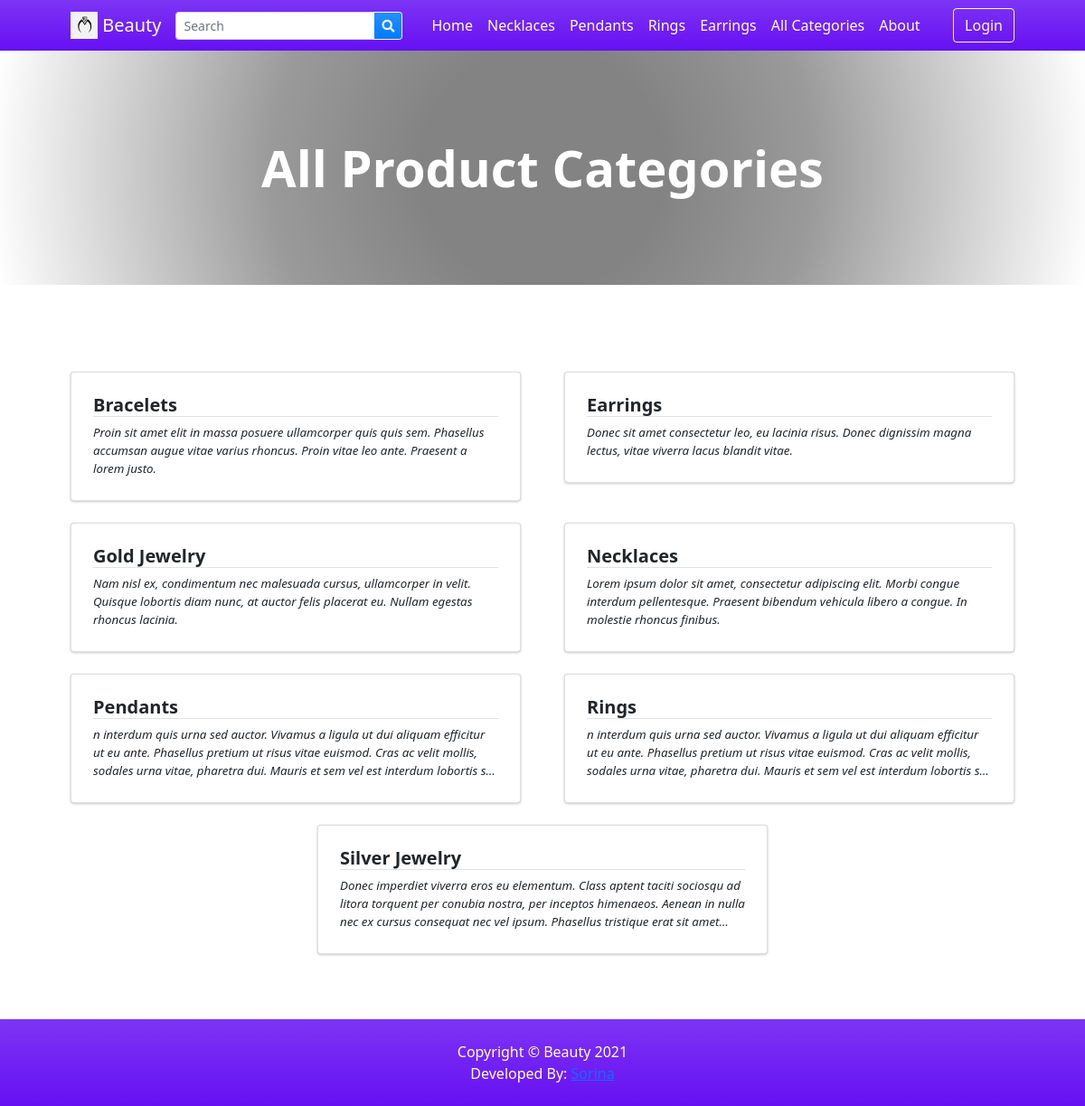
Page /?p=view_categories on the earlier database version.
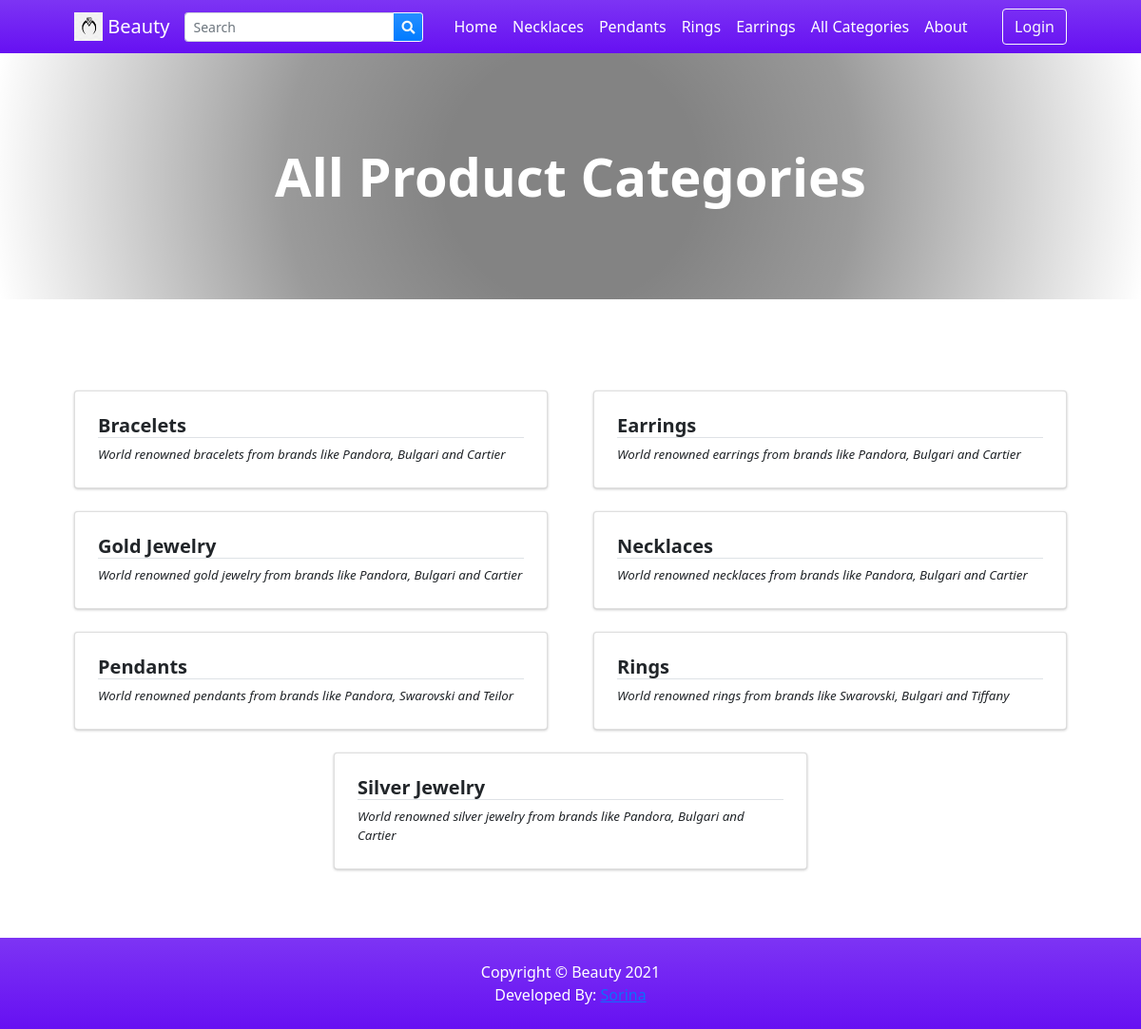
Same page on the later database version.
### tables this page shows
CREATE TABLE `categories` (
  `id` int(30) NOT NULL,
  `category` varchar(250) NOT NULL,
  `description` text DEFAULT NULL,
  `status` tinyint(1) NOT NULL DEFAULT 1,
  `delete_flag` tinyint(1) NOT NULL DEFAULT 0,
  `date_created` datetime NOT NULL DEFAULT current_timestamp()
);

### view_categories.php (the view, shortened to what the changed rows need)
<?php
$title = "All Product Categories";
?>
<header class="bg-dark py-5" id="main-header">
    <div class="container px-4 px-lg-5 my-5">
        <div class="text-center text-white">
            <h1 class="display-4 fw-bolder"><?php echo $title ?></h1>
        </div>
    </div>
</header>
<section class="py-5">
    <div class="container px-4 px-lg-5 mt-5">
        <div class="row gx-2 gx-lg-5 row-cols-1 row-cols-md-2 row-cols-xl-2 justify-content-center">
            <?php
                $categories = $conn->query("SELECT * FROM `categories` where status = 1 order by category asc ");
                while($row = $categories->fetch_assoc()):
                    foreach($row as $k=> $v){
                        $row[$k] = trim(stripslashes($v));
                    }
                    $row['description'] = strip_tags(stripslashes(html_entity_decode($row['description'])));
            ?>
            <div class="col mb-6 mb-2">
                <a href="./?p=products&c=<?php echo md5($row['id']) ?>" class="card category-item text-decoration-none text-reset">
                    <div class="card-body p-4">
                        <div class="">
                            <h5 class="fw-bolder border-bottom border-pink"><?php echo $row['category'] ?></h5>
                        </div>
                        <p class="m-0 truncate"><?php echo $row['description'] ?></p>
                    </div>
                </a>
            </div>
            <?php endwhile; ?>
        </div>
    </div>
</section>

### inc/topBarNav.php (shortened to what the changed rows need)
<nav class="navbar navbar-expand-lg navbar-dark bg-gradient-indigo">
            <div class="container px-4 px-lg-5 ">
                <div class="collapse navbar-collapse" id="navbarSupportedContent">
                    <ul class="navbar-nav me-auto mb-2 mb-lg-0 ms-lg-4">
                        <?php
                        $cat_qry = $conn->query("SELECT * FROM categories where status = 1  limit 4");
                        while($crow = $cat_qry->fetch_assoc()):
                        ?>
                        <li class="nav-item"><a class="nav-link text-white" aria-current="page" href="./?p=products&c=<?php echo md5($crow['id']) ?>"><?php echo $crow['category'] ?></a></li>
                        <?php endwhile; ?>
                    </ul>
                </div>
            </div>
        </nav>

Differences in the rows shown:
changed categories "Necklaces": description "Lorem ipsum dolor sit amet, consectetur adipiscing elit. Morbi congue interdum pellentesque. Praesent bibendum vehicula libero a congue. In molestie rhoncus finibus." → "World renowned necklaces from brands like Pandora, Bulgari and Cartier"
changed categories "Pendants": description "n interdum quis urna sed auctor. Vivamus a ligula ut dui aliquam efficitur ut eu ante. Phasellus pretium ut risus vitae euismod. Cras ac velit mollis, sodales urna vitae, pharetra dui. Mauris et sem vel est interdum lobortis…" → "World renowned pendants from brands like Pandora, Swarovski and Teilor"
changed categories "Rings": description "n interdum quis urna sed auctor. Vivamus a ligula ut dui aliquam efficitur ut eu ante. Phasellus pretium ut risus vitae euismod. Cras ac velit mollis, sodales urna vitae, pharetra dui. Mauris et sem vel est interdum lobortis…" → "World renowned rings from brands like Swarovski, Bulgari and Tiffany"
changed categories "Earrings": description "Donec sit amet consectetur leo, eu lacinia risus. Donec dignissim magna lectus, vitae viverra lacus blandit vitae." → "World renowned earrings from brands like Pandora, Bulgari and Cartier"
changed categories "Bracelets": description "Proin sit amet elit in massa posuere ullamcorper quis quis sem. Phasellus accumsan augue vitae varius rhoncus. Proin vitae leo ante. Praesent a lorem justo." → "World renowned bracelets from brands like Pandora, Bulgari and Cartier"
changed categories "Gold Jewelry": description "Nam nisl ex, condimentum nec malesuada cursus, ullamcorper in velit. Quisque lobortis diam nunc, at auctor felis placerat eu. Nullam egestas rhoncus lacinia." → "World renowned gold jewelry from brands like Pandora, Bulgari and Cartier"
changed categories "Silver Jewelry": description "Donec imperdiet viverra eros eu elementum. Class aptent taciti sociosqu ad litora torquent per conubia nostra, per inceptos himenaeos. Aenean in nulla nec ex cursus consequat nec vel ipsum. Phasellus tristique erat sit…" → "World renowned silver jewelry from brands like Pandora, Bulgari and Cartier"
